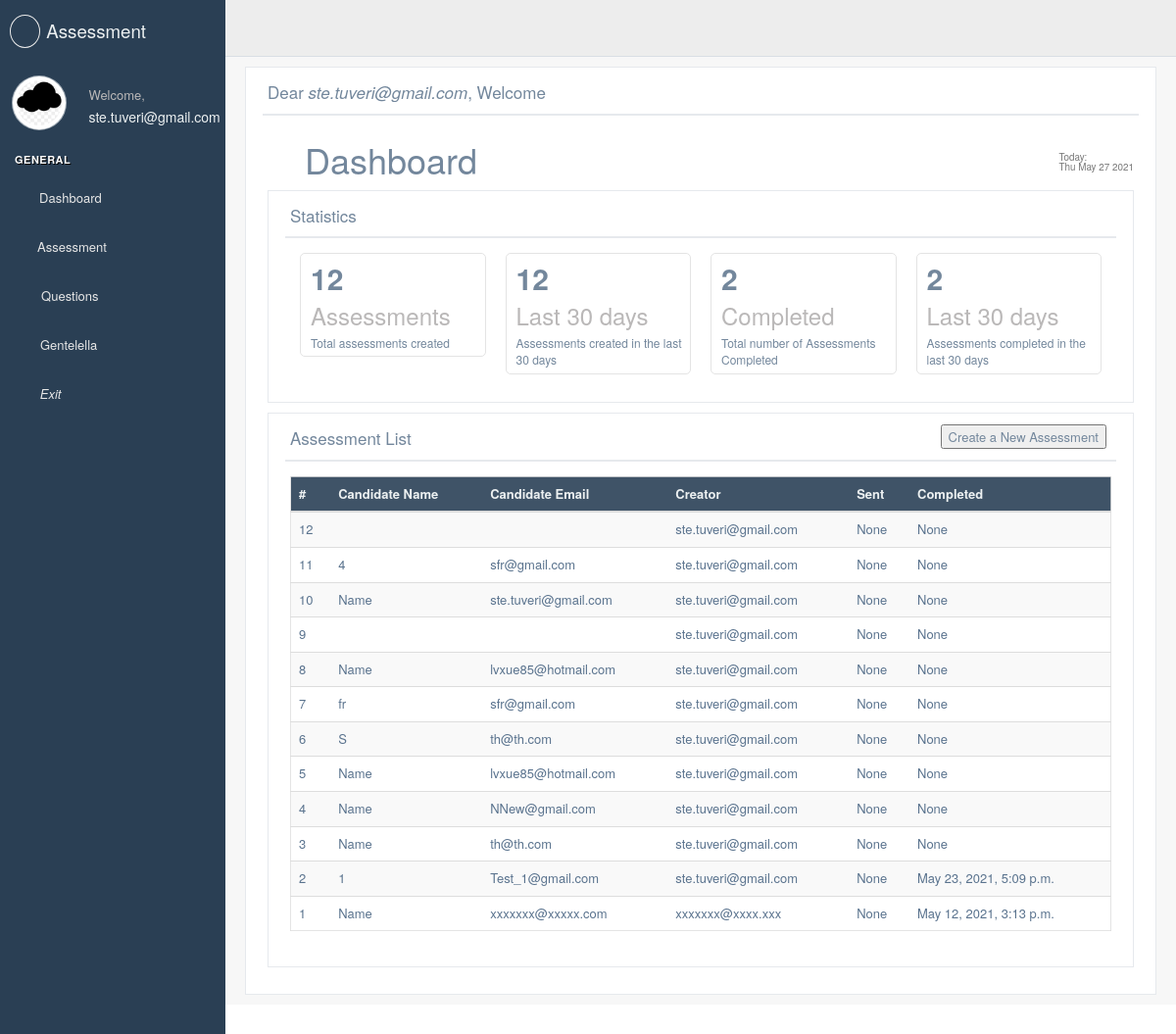
Before: /assessment/director/dashboard (signed in) with the older database file.
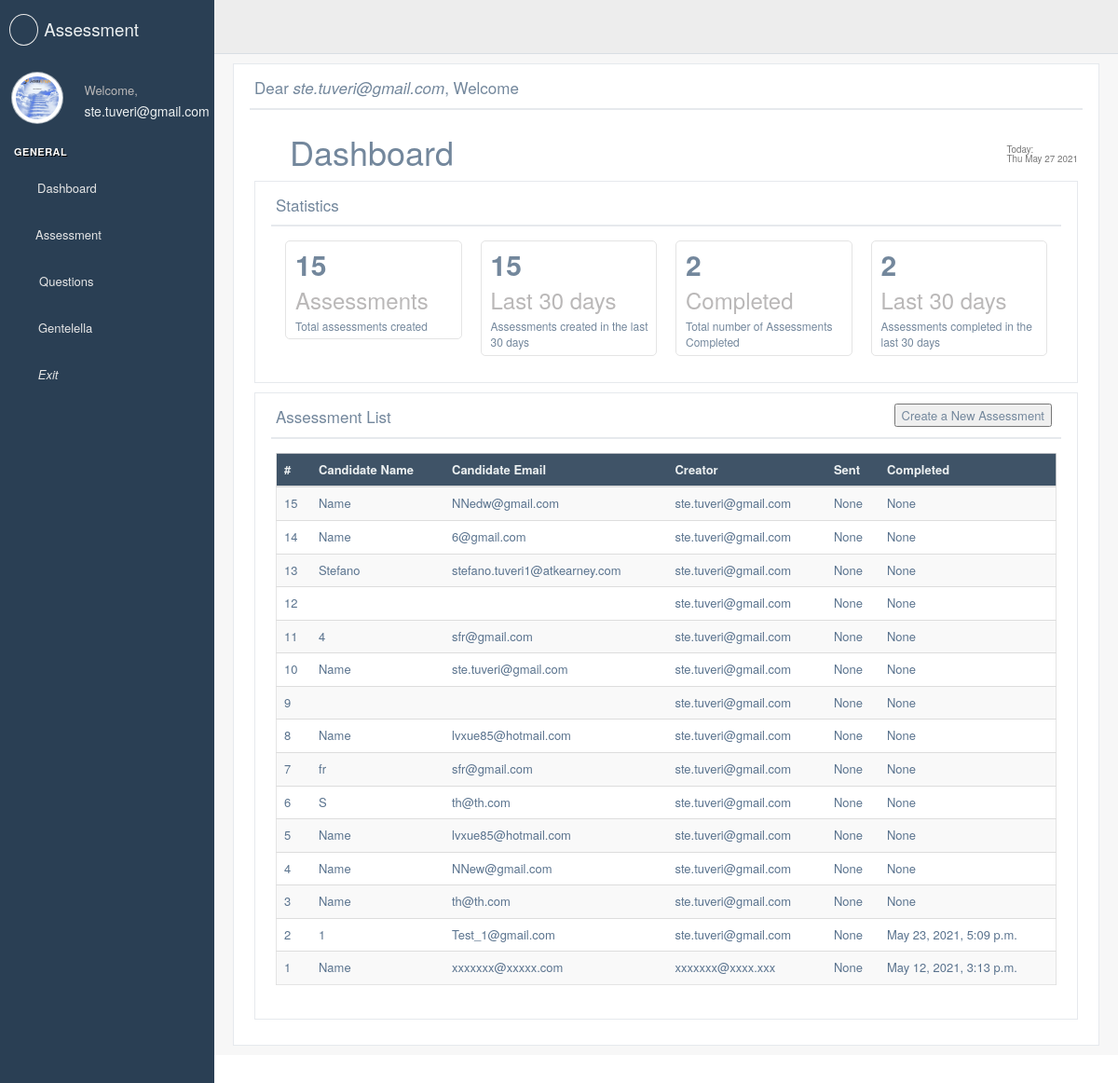
After: the same page with the newer database file.
### users/models.py (models this page shows, shortened)
class User(AbstractBaseUser, PermissionsMixin):
    email = models.EmailField(max_length=254, unique=True)
    name = models.CharField(max_length=254, null=True, blank=True)
    username = models.CharField(max_length=254, null=True, blank=True) #TODO: #9 in models.py
    is_staff = models.BooleanField(default=False)
    is_superuser = models.BooleanField(default=False)
    is_active = models.BooleanField(default=True)
    last_login = models.DateTimeField(null=True, blank=True)
    date_joined = models.DateTimeField(auto_now_add=True)
    USERNAME_FIELD = 'email'
    EMAIL_FIELD = 'email'
    REQUIRED_FIELDS = []
    objects = UserManager()

class Profile(models.Model):
    user = models.OneToOneField(User,unique=True, on_delete=models.CASCADE,default=None)
    address = models.CharField(max_length=254, null=True, blank=True)
    image = models.ImageField(default='default.jpg',upload_to='profile_pics')

### assessment/models.py (models this page shows, shortened)
class Assessment(models.Model):
    YES_NO = ( ('Yes', 'Yes'), ('No', 'No'),)
    assessment_name = models.CharField(max_length=20, blank=True, null=True, unique=True)
    candidate_name = models.CharField(max_length=20, blank=True, null=True)
    candidate_surname = models.CharField(max_length=20, blank=True, null=True)
    candidate_email = models.EmailField(max_length=254, null=True, blank=True)
    slug = models.SlugField(max_length=40,null=True, blank=True)
    token = models.CharField(max_length=256, null=True, blank=True)
    creator_email = models.EmailField(max_length=254, null=True, blank=True)
    date_creation = models.DateTimeField(blank=True, null=True,)
    date_sent = models.DateTimeField(blank=True, null=True,)
    date_first_opened = models.DateTimeField(blank=True, null=True,)
    date_complete = models.DateTimeField(blank=True, null=True,)
    questions_selected = models.ManyToManyField(Question,null=True,blank=True)
    time_to_complete = models.IntegerField(blank=True, null=True)
    completed = models.CharField(max_length=3, blank=True, null=True, choices=YES_NO, default='No')
    answers = models.JSONField(blank=True, null=True)
    score = models.IntegerField(blank=True, null=True)

### assessment/views.py (the view)
# urls.py: path("director/dashboard", DashboardView.as_view(template_name='assessment/director/dashboard.html'),
@method_decorator(login_required, name='dispatch')
class DashboardView(ListView):
    model = Assessment
    template_name = 'assessment/assessment.html'
    context_object_name = 'assessment_view'
    ordering = ['-pk']
    def get_context_data(self, **kwargs):
        context = super().get_context_data(**kwargs)
        context['questions'] = Question.objects.all()
        context['tot_number_of_assessment'] = len(Assessment.objects.all())
        context['assessment_created_30_days'] = len(Assessment.objects.filter(date_creation__range=[
                            datetime.datetime.now() - datetime.timedelta(30),
                            datetime.datetime.now()]))
        context['assessment_completed'] = len(Assessment.objects.exclude(date_complete = None))
        context['assessment_completed_30_days'] = len(Assessment.objects.filter(date_creation__range=[
                                             datetime.datetime.now() - datetime.timedelta(30),
                                             datetime.datetime.now()]).exclude(date_complete = None))
        return context

### assessment/templates/assessment/director/dashboard.html (shortened to what this page needs)
{% extends "base_custom.html" %}
{% load crispy_forms_tags %}
{% load static %}
{% block stylesheets %}
  {{ block.super }}
    <link rel="stylesheet" href="/static/build/css/cards.css">
{% endblock stylesheets %}
{% block content %}
  <div class="right_col" role="main">
    <div class="">
      <div class="row">
        <div class="col-md-12">
          <div class="x_panel">
            <div class="x_title">
                <h2>Dear <i>{{ user }}</i>, Welcome </h2>
              <div class="clearfix"></div>
            </div>
            <div class="x_content">
                <form method="get" action="{% url 'assessment_create_view' %}">
                    <section class="">
                        <div class="row">
                          <div class="col-xs-12">
                            <h1>
                                <i class="fas fa-tachometer-alt"></i> Dashboard
                                <small class="pull-right"><small><small>
                                    Today: <div id="demo"></div>
                                    </small></small>
                                </small>
                            </h1>
                          </div>
                        </div>
                        <div class="row">
                            <div class="col-md-12 col-sm-12 col-xs-12">
                              <div class="x_panel">
                                <div class="x_title">
                                  <h2>Statistics </h2>
                                  <div class="clearfix"></div>
                                </div>
                                <div class="x_content">
                                    <div class="animated flipInY col-lg-3 col-md-3 col-sm-6 col-xs-12">
                                      <div class="tile-stats">
                                        <div style="padding-left:0px" class="col-md-12">
                                        <div style="padding-left:0px" class="col-md-9">
                                        <div class="count" style="font-size:30px;">
                                          {{ tot_number_of_assessment }}
                                        </div>
                                        </div>
                                        <div class="col-md-3">
                                        <div class="icon" style="color:#118ab2;">
                                        </div>
                                         </div>
                                        </div>
                                        <h3>Assessments</h3>
                                        <p>Total assessments created</p>
                                      </div>
                                    </div>
                                    <div class="animated flipInY col-lg-3 col-md-3 col-sm-6 col-xs-12">
                                      <div class="tile-stats">
                                        <div style="padding-left:0px" class="col-md-12">
                                        <div style="padding-left:0px" class="col-md-9">
                                        <div class="count" style="font-size:30px;"> {{ assessment_created_30_days }}</div>
                                        </div>
                                        <div class="col-md-3">
                                        <div class="icon" style="color:#118ab2;">
                                        </div>
                                         </div>
                                        </div>
                                        <h3>Last 30 days</h3>
                                        <p>Assessments created in the last 30 days</p>
                                      </div>
                                    </div>
                                    <div class="animated flipInY col-lg-3 col-md-3 col-sm-6 col-xs-12">
                                      <div class="tile-stats">
                                        <div style="padding-left:0px" class="col-md-12">
                                        <div style="padding-left:0px" class="col-md-9">
                                        <div class="count" style="font-size:30px;">{{ assessment_completed }}</div>
                                        </div>
                                        <div class="col-md-3">
                                        <div class="icon" style="color:#118ab2;">
                                        </div>
                                         </div>
                                        </div>
                                        <h3>Completed</h3>
                                        <p>Total number of Assessments Completed</p>
                                      </div>
                                    </div>
                                    <div class="animated flipInY col-lg-3 col-md-3 col-sm-6 col-xs-12">
                                      <div class="tile-stats">
                                        <div style="padding-left:0px" class="col-md-12">
                                        <div style="padding-left:0px" class="col-md-9">
                                        <div class="count" style="font-size:30px;">{{ assessment_completed_30_days }}</div>
                                        </div>
                                        <div class="col-md-3">
                                        <div class="icon" style="color:#118ab2;">
                                        </div>
                                         </div>
                                        </div>
                                        <h3>Last 30 days</h3>
                                        <p>Assessments completed in the last 30 days</p>
                                      </div>
                                    </div>
                                </div>
                              </div>
                            </div>
                          </div>
                        <div class="row">
                            <div class="col-md-12 col-sm-12 col-xs-12">
                              <div class="x_panel">
                                <div class="x_title">
                                  <h2>Assessment List <small>List of All the Approved Questions for Online Assessment</small></h2>
                                    <div style="overflow:auto;">
                                      <div style="float:right;">
                                        <button type="submit" id="Btn" onclick="">Create a New Assessment</button>
                                      </div>
                                    </div>
                                </div>
                                <div class="x_content">
                                  <div class="table-responsive">
                                    <table class="table table-striped jambo_table bulk_action">
                                      <thead>
                                        <tr class="headings">
                                            <th class="column-title">#</th>
                                            <th class="column-title">Candidate Name</th>
                                            <th class="column-title">Candidate Email</th>
                                            <th class="column-title">Creator</th>
                                            <th class="column-title">Sent</th>
                                            <th class="column-title">Completed</th>
                                        </tr>
                                      </thead>
                                      <tbody>
                                        {% for a in object_list %}
                                        <tr class="even pointer">
                                          <td class=" "><a href="{% url 'assessment_detail_view' a.pk %}"> {{ a.pk }} </a> </td>
                                          <td class=" "><a href="{% url 'assessment_detail_view' a.pk %}">{{ a.candidate_name }}</a> </td>
                                          <td class=" "><a href="{% url 'assessment_detail_view' a.pk %}">{{ a.candidate_email }}</a> </td>
                                          <td class=" "><a href="{% url 'assessment_detail_view' a.pk %}">{{ a.creator_email }}</a> </td>
                                          <td class=" "><a href="{% url 'assessment_detail_view' a.pk %}">{{ a.date_sent }}</a> </td>
                                          <td class=" "><a href="{% url 'assessment_detail_view' a.pk %}">{{ a.date_complete }}</a> </td>
                                        </tr>
                                        {% endfor %}
                                      </tbody>
                                    </table>
                                  </div>
                                </div>
                              </div>
                            </div>
                          </div>
                        <div class="row no-print">
                          <div class="col-xs-12">
                          </div>
                        </div>
                    </section>
                </form>
            </div>
          </div>
        </div>
      </div>
    </div>
  </div>
{% endblock content %}

### assessment/templates/assessment/sidebar_custom.html (shortened to what this page needs)
<div class="left_col scroll-view">
  <div class="navbar nav_title" style="border: 0;">
    <a href="index.html" class="site_title"><i class="fa fa-spinner"></i> <span><small>Assessment</small></span></a>
  </div>
  <div class="profile clearfix">
    <div class="profile_pic">
       <img src="{{ user.profile.image.url }}" alt=".ger.." class="img-circle profile_img">
    </div>
    <div class="profile_info">
      <span>Welcome,</span>
      <h2>{{user}}</h2>
    </div>
  </div>
  <br />
  <div id="sidebar-menu" class="main_menu_side hidden-print main_menu">
    <div class="menu_section">
      <h3>General</h3>
      <ul class="nav side-menu">
          {% if user.is_staff  %}
          <li><a href="{%url 'dashboard_view' %}"><i class="fas fa-tachometer-alt fa-lg" style="padding-right: 4%;"></i> Dashboard
          </a>
          </li>
          <li><a ><i class="fas fa-graduation-cap fa-lg" style="padding-right: 3%;"></i> Assessment
          <span class="fa fa-chevron-down"></span></a>
          </li>
          <li><a ><i class="far fa-question-circle fa-lg" style="padding-right: 5%;"></i> Questions
          <span class="fa fa-chevron-down"></span></a>
          </li>
         <li><a><i class="fa fa-cubes" style="padding-right:10px;"></i>Gentelella <span class="fa fa-chevron-down"></span></a>
         </li>
          {% endif %}
          <li><a href="{%url 'users_logout' %}"><i class="fas fa-sign-out-alt" style="padding-right: 6%;"></i> <i>Exit</i>
          </a>
          </li>
      </ul>
    </div>
  </div>
</div>

Changed rows visible on the page:
changed User "ste.tuveri@gmail.com": profile.image: picture added in place of a placeholder
added Assessment: pk "15", candidate_name "Name", candidate_email "NNedw@gmail.com", creator_email "ste.tuveri@gmail.com", date_sent "None", date_complete "None"
added Assessment: pk "14", candidate_name "Name", candidate_email "6@gmail.com", creator_email "ste.tuveri@gmail.com", date_sent "None", date_complete "None"
added Assessment: pk "13", candidate_name "Stefano", candidate_email "stefano.tuveri1@atkearney.com", creator_email "ste.tuveri@gmail.com", date_sent "None", date_complete "None"
Other visible differences:
{{ tot_number_of_assessment }}: "12" → "15"
{{ assessment_created_30_days }}: "12" → "15"
